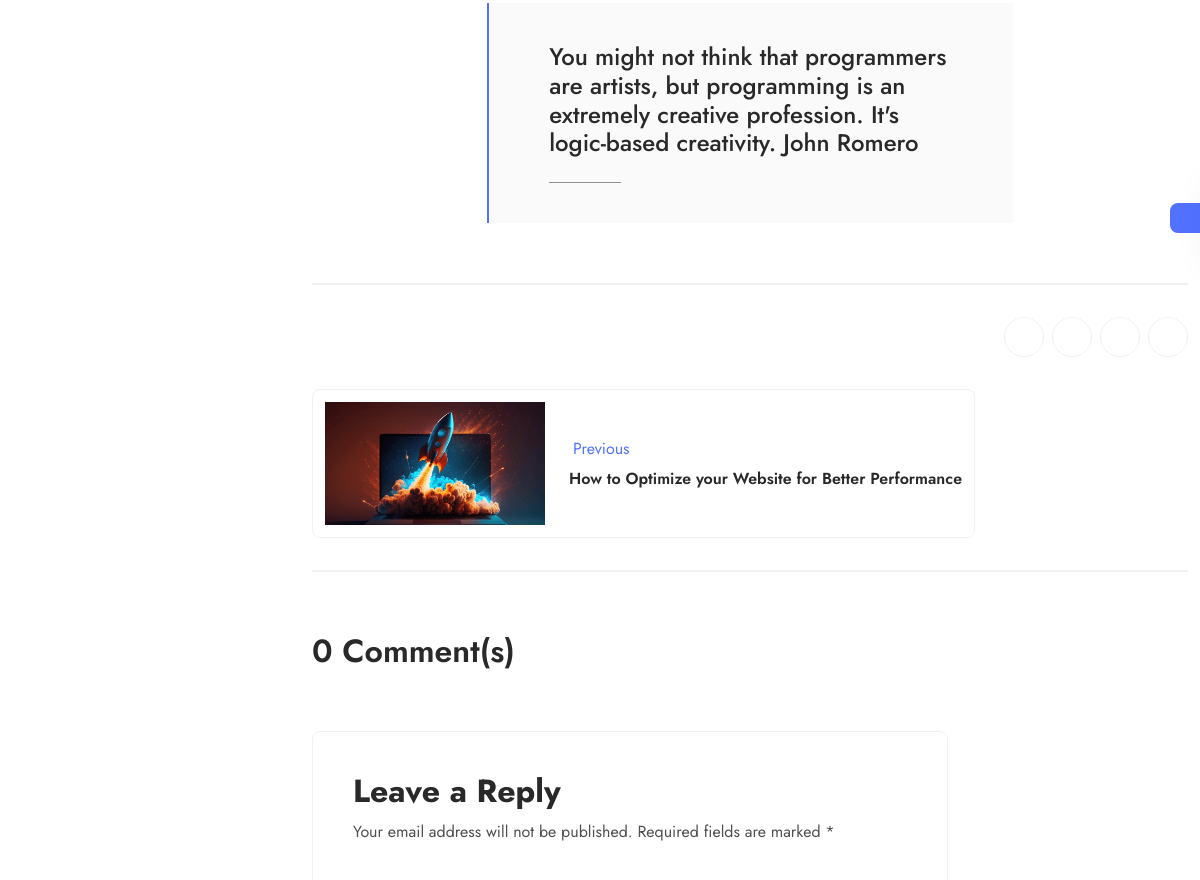
/blog-details.php?read=5-great-web-frameworks-to-learn-in-2025 (middle part), run on an earlier commit of the app's database.
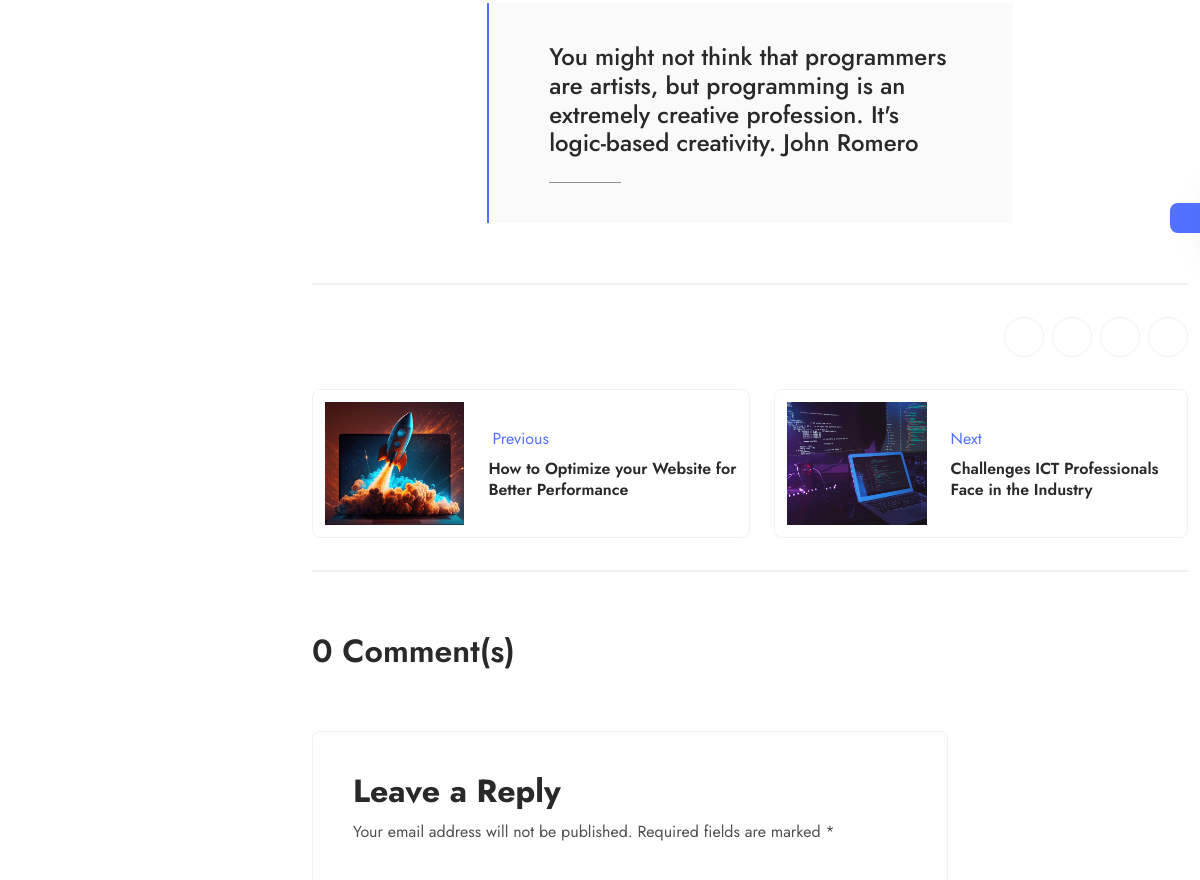
And on a later commit of the database.
### tables this page shows
CREATE TABLE `posts` (
  `id` int(11) NOT NULL,
  `title` varchar(255) NOT NULL,
  `slug` varchar(255) NOT NULL,
  `category` varchar(255) NOT NULL,
  `caption` text NOT NULL,
  `quote` text NOT NULL,
  `quoted_by` varchar(255) NOT NULL,
  `description` longtext NOT NULL,
  `image` varchar(255) NOT NULL,
  `video_url` text NOT NULL,
  `conclusion` text NOT NULL,
  `meta_title` varchar(255) NOT NULL,
  `meta_keywords` text NOT NULL,
  `meta_description` text NOT NULL,
  `status` tinyint(4) NOT NULL DEFAULT 0,
  `author` varchar(255) NOT NULL,
  `date` datetime NOT NULL DEFAULT current_timestamp()
);

### webadmin/classes/Database.php (called while the page is built, shortened)
<?php
class Database
{
    private $hostname = "localhost";
    private $username = "root";
    private $password = "";
    private $dbname = "olvios";
    private $conn;
    private function connect()
    {
        try {
            $this->conn = new PDO("mysql:host=$this->hostname;dbname=$this->dbname", $this->username, $this->password);
            $this->conn->setAttribute(PDO::ATTR_ERRMODE, PDO::ERRMODE_EXCEPTION);
        } catch (PDOException $th) {
            echo "Connection failed: " . $th->getMessage();
            die();
        }
    }
    public function getConnection()
    {
        return $this->conn;
    }
}

### webadmin/classes/functions.php (called while the page is built, shortened)
<?php
require 'Database.php';
require 'Blog.php';
$database = new Database();
$blog = new Blog($database);

### webadmin/classes/Blog.php (called while the page is built, shortened)
<?php
class Blog
{
    private $db;
    public function __construct(Database $database)
    {
        $this->db = $database->getConnection();
    }
    public function getPostBySlugStatus($slug)
    {
        $status = 0;
        $sql = "SELECT * FROM posts WHERE slug=? AND status=?";
        $statement = $this->db->prepare($sql);
        $statement->bindParam(1, $slug, PDO::PARAM_STR);
        $statement->bindParam(2, $status, PDO::PARAM_INT);
        $statement->execute();
        $result = $statement->fetch(PDO::FETCH_ASSOC);
        return $result ?: [];
    }
    public function getNextPost($curent_id)
    {
        $status = 0;
        $sql = "SELECT * FROM posts WHERE id>? AND status=? ORDER BY id DESC LIMIT 1";
        $statement = $this->db->prepare($sql);
        $statement->bindParam(1, $curent_id, PDO::PARAM_STR);
        $statement->bindParam(2, $status, PDO::PARAM_INT);
        $statement->execute();
        $result = $statement->fetch(PDO::FETCH_ASSOC);
        return $result ?: [];
    }
}

### blog-details.php (the view, shortened to what the changed rows need)
<?php
include_once 'components/head.php';
if (!isset($_GET['read']) || empty($_GET['read']) || ($blog->getPostBySlugStatus($_GET['read']) == [])) {
    echo "<script>window.history.back()</script>";
}
$blogPostId = $blog_post_details['id'];
$nextPost = $blog->getNextPost($blogPostId);
include_once 'components/side-menu.php';
?>
<section class="blog-details-section pt-120 pb-120 mt-10 mt-lg-0">
    <div class="container">
        <div data-aos="fade-up" class="mb-8 mb-md-15 py-4 py-md-8 brn4-y">
            <div class="d-flex flex-wrap flex-md-nowrap gap-3 gap-md-6 mt-4 mt-md-8">
                <?php if ($nextPost != []): ?>
                    <a href="blog-details.php?read=<?= $nextPost['slug'] ?>"
                        class="next-card d-flex gap-3 gap-md-6 align-items-center p-3 brn4 rounded-3">
                        <div class="overflow-hidden">
                            <img src="assets/images/posts/<?= $nextPost['image'] ?>"
                                alt="<?= $nextPost['title'] ?? '' ?> | Victor Osaronwafor Olvios" class="prev-img" />
                        </div>
                        <div>
                            <span class="d-flex gap-1 align-items-center p1-color">
                                Next
                            </span>
                            <span class="n5-color fw-semibold fs-eight mt-2 d-block"><?= $nextPost['title'] ?? '' ?></span>
                        </div>
                    </a>
                <?php endif; ?>
            </div>
        </div>
    </div>
</section>
<?php
include_once 'components/footer.php';
?>

What changed in the data, as far as the page shows it:
added posts: image (picture), title "Challenges ICT Professionals Face in the Industry"
Also different on the page:
text now shown: "Next"
